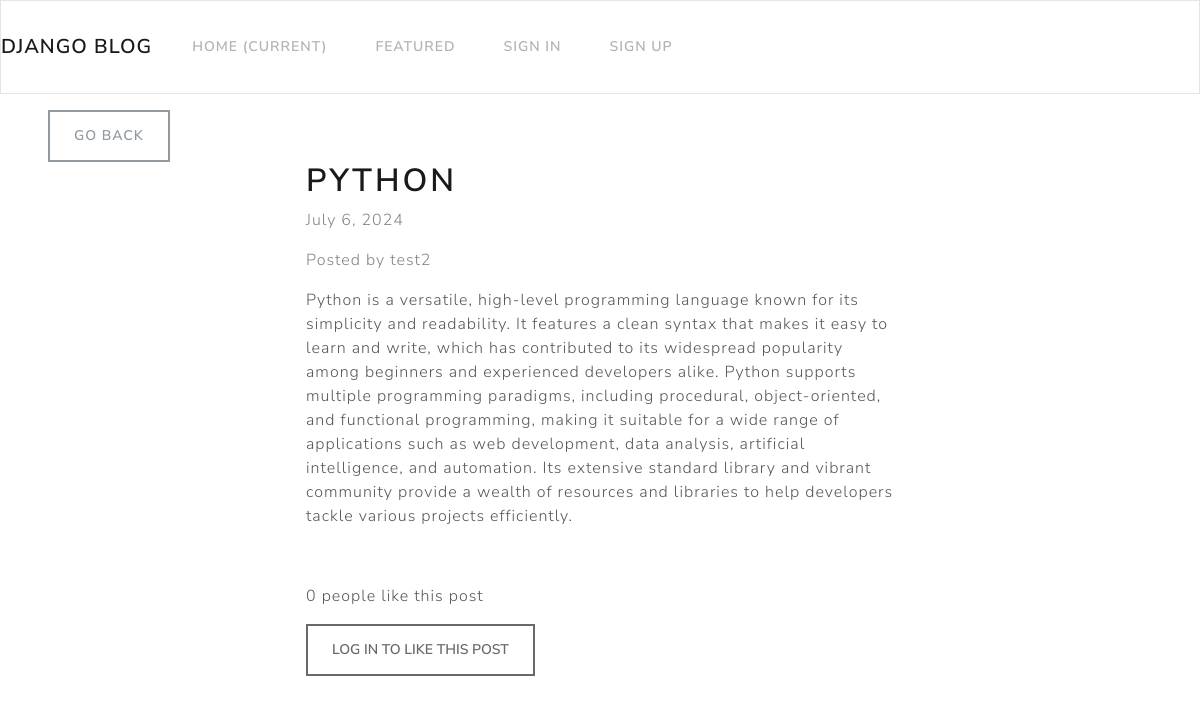
Page /2/ on the committed database.
### microblog/models.py (models this page shows)
class BlogPost(models.Model):
    title = models.CharField(max_length=255)
    content = HTMLField()
    date = models.DateField(auto_now_add=True)
    author = models.ForeignKey(User, on_delete=models.CASCADE)
    featured = models.BooleanField(default=False)
    likes = models.ManyToManyField(User, related_name='likes', blank=True)

### microblog/views.py (the view)
# urls.py: path('<int:pk>/', DetailPostView.as_view(), name='detail_post'),
class DetailPostView(DetailView):
    model = BlogPost
    template_name = 'microblog/post.html'
    def get_context_data(self, *args, **kwargs):
        context = super(DetailPostView, self).get_context_data(*args, **kwargs)
        context['liked_by_user'] = False
        micropost = BlogPost.objects.get(id=self.kwargs.get('pk'))
        if micropost.likes.filter(pk=self.request.user.id).exists():
            return True
        else:
            return context

### microblog/templates/microblog/post.html
{% extends 'microblog/base.html' %}
{% block content %}
<div class="row">
  <div class="col-md-4 col-12 mx-5 mt-3">
    <a class="btn btn-outline-secondary" href="{% url 'index' %}">Go Back</a>
  </div>
</div>
<div class="row">
  <div class="col-md-6 col-12 mx-md-auto mb-3 pb-2 mx-3">
    <h1>{{ object.title }}</h1>
    <p class="text-muted">{{ object.date }}</p>
    <p class="text-muted">Posted by  {{ object.author.username }}</p>
    <div>
      {{ object.content|safe  }}
    </div>
  </div>
</div>
<div class="row my-3">
  <div class="col-md-6 col-12 mx-md-auto mx-3">
     {% if object.likes.count == 1 %}
    <p>{{ object.likes.count }} person likes this post</p>
    {% else %}
    <p>{{ object.likes.count }} people like this post</p>
    {% endif %}
    {% if request.user.is_authenticated  %}
    {% if liked_by_user  %}
    {% else %}
    {% endif %}
    {% else %}
    <button class="btn btn-outline-primary" disabled>Log in to like this post</button>
    {% endif %}
  </div>
</div>
{% endblock content %}

### rows in the picture
BlogPost: title "PYTHON", date "July 6, 2024", author.username "test2", content "Python is a versatile, high-level programming language known for its simplicity and readability. It features a clean syntax that makes it easy to learn and write, which has contributed to its widespread popularity among beginners and experienced developers alike. Python supports multiple programming paradigms, including procedural, object-oriented, and functional programming, making it suitable for a wide range of applications such as web development, data analysis, artificial intelligence, and automation. Its extensive standard library and vibrant community provide a wealth of resources and libraries to help developers tackle various projects efficiently.", likes.count "0"
